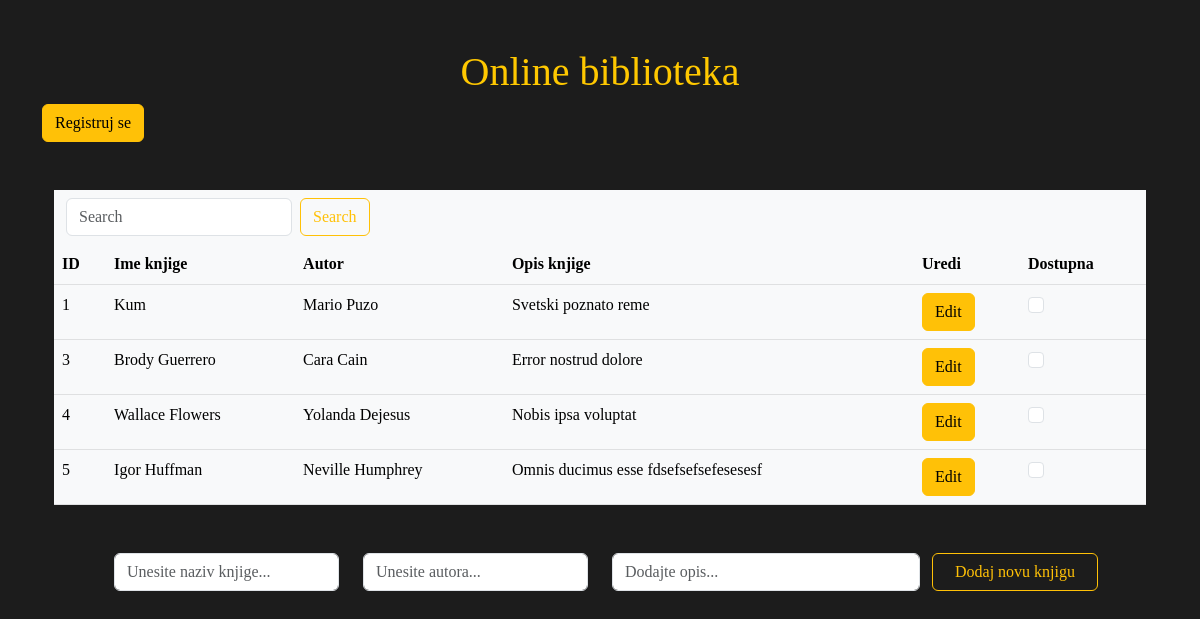
The page /biblioteka/index.php on the database its author committed.
### tables this page shows
CREATE TABLE `books` (
  `id` bigint(11) NOT NULL,
  `book_name` varchar(50) NOT NULL,
  `author_name` varchar(20) NOT NULL,
  `description` varchar(100) NOT NULL
);

### biblioteka/getFromDatabase.php (called while the page is built)
<?php
    include('./connection.php');
function getFromDatabase($con, $term = ""){
        $query = "SELECT * FROM books where
        book_name like '%$term%'
         or author_name like '%$term%'";
        $result = mysqli_query($con, $query);
    if ($result) {
        $assocArray = mysqli_fetch_all($result, MYSQLI_ASSOC);
        return $assocArray;
        }
    }
    getFromDatabase($con);
?>

### biblioteka/index.php (the view, shortened to what this page needs)
<?php
    include "./getFromDatabase.php";
    include "./connection.php";
?>
<!DOCTYPE html>
<html lang="en">
<head>
    <link href="https://cdn.jsdelivr.net/npm/bootstrap@5.3.0-alpha1/dist/css/bootstrap.min.css" rel="stylesheet">
    <link rel="stylesheet" href="./style1.css">
</head>
<body>
    <div class="container">
    <h1 class="mt-5 text-center" id="title1">Online biblioteka</h1>
    <a href="./registration.php"><button class="btn btn-warning">Registruj se</button></a>
    <div class="container mt-5">
            <nav class="navbar bg-body-tertiary col-12">
                <div class="container-fluid">
                <form action="index.php" method="GET" class="d-flex" role="search">
                    <input name="term" class="form-control me-2" type="search" placeholder="Search" aria-label="Search"
                    value=<?php if(key_exists('term', $_GET))  echo $_GET['term']?>>
                <button class="btn btn-outline-warning" type="submit">Search</button>
                </form>
                </div>
            </nav>
            <table class="table table-light">
                <thead>
                    <th>ID</th>
                    <th>Ime knjige</th>
                    <th>Autor</th>
                    <th>Opis knjige</th>
                    <th>Uredi</th>
                    <th>Dostupna</th>
                </thead>
                <tbody>
                <?php
                    if (key_exists('term', $_GET)) {
                        $data = getFromDatabase($con, $_GET['term']);
                    }
                    else
                        $data = getFromDatabase($con);
                    if ($data === null)
                        echo '<tr>
                                <td>/</td><td>/</td><td>/</td><td>/</td><td>/</td><td>/</td>
                              </tr>';
                    else {
                        foreach($data as $currentElement){
                            $id = $currentElement["id"];
                            $bookName = $currentElement["book_name"];
                            $authorName = $currentElement["author_name"];
                            $description = $currentElement["description"];
                            echo "<tr>
                                    <td id=\"id-$id\" value=\"$id\">$id</td>
                                    <td id=\"name-$id\">$bookName</td>
                                    <td id=\"author-$id\">$authorName</td>
                                    <td id=\"description-$id\">$description</td>
                                    <td>
                                        <button type=\"button\" class=\"btn btn-warning\" data-toggle=\"modal\"
                                        onclick=\"getCurrentRowData($id)\" data-target=\"#exampleModal\">
                                            Edit
                                        </button>
                                    </td>
                                    <td>
                                        <input type=\"checkbox\" class=\"form-check-input\" id=\"checkbox-input\">
                                        <label class=\"form-check-label\" for=\"checkbox-input\"></label>
                                    </td>
                                    </tr>";
                        }
                    }
                ?>
                </tbody>
            </table>
            <form action="storeToDatabase.php" method="POST">
                <div class="row m-5">
                    <div class="col-3">
                        <input type="text" required name = "bookName" class="form-control" placeholder="Unesite naziv knjige...">
                    </div>
                    <div class="col-3">
                        <input type="text" required name = "authorName" class="form-control" placeholder="Unesite autora...">
                    </div>
                    <div class="col-4">
                        <input type="text" required name = "description" class="form-control" placeholder="Dodajte opis...">
                    </div>
                    <button class="col-2 mb-3 btn btn-outline-warning">Dodaj novu knjigu</button>
            </form>
        </div>
    </div>
</body>
</html>

### biblioteka/style1.css (style rules this page uses)
body { font-family: 'Poppins'; background-color: rgb(28, 28, 28); background-size: cover; color: #ffc800 }

### rows shown on the page
books: id "1", book_name "Kum", author_name "Mario Puzo", description "Svetski poznato reme"
books: id "3", book_name "Brody Guerrero", author_name "Cara Cain", description "Error nostrud dolore"
books: id "4", book_name "Wallace Flowers", author_name "Yolanda Dejesus", description "Nobis ipsa voluptat"
books: id "5", book_name "Igor Huffman", author_name "Neville Humphrey", description "Omnis ducimus esse fdsefsefsefesesesf"
